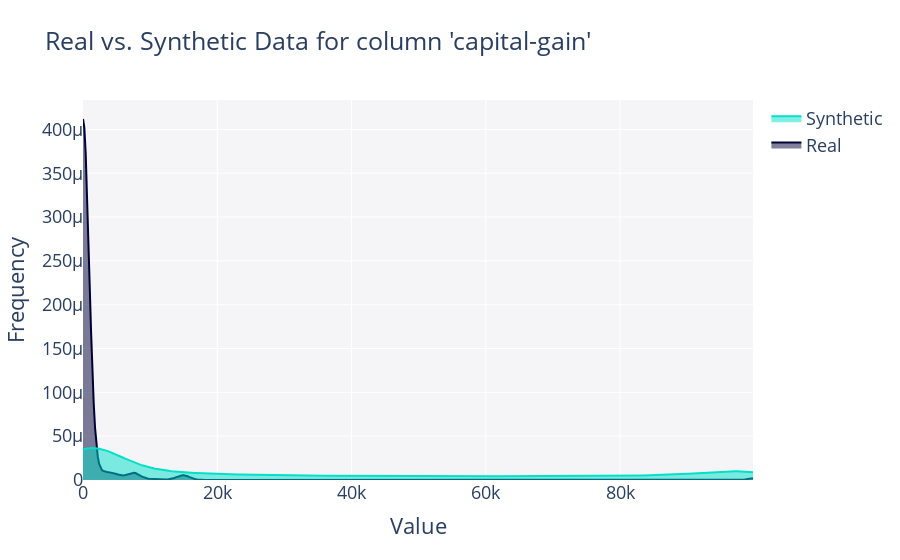

Source (notebook cell):
### Code cell
get_column_plot(
    real_data=df_train,
    synthetic_data=synthetic_data_gc,
    column_name='capital-gain',
    plot_type='distplot'
).show(renderer="vscode")

### Figure 1 — Plotly figure (JSON) as saved in the notebook; plotly's stock layout.template omitted (floating-point values rounded to 4 significant figures; data arrays with more than 128 entries replaced by an {"elided": "..."} marker saying what was removed)
{"data": [{"fill": "tozeroy", "hovertemplate": "<b>Real</b><br>Frequency: %{y}<extra></extra>", "legendgroup": "Real", "marker": {"color": "#000036"}, "mode": "lines", "name": "Real", "showlegend": true, "type": "scatter", "x": {"elided": "500 float values"}, "xaxis": "x", "y": {"elided": "500 float values"}, "yaxis": "y"}, {"fill": "tozeroy", "hovertemplate": "<b>Synthetic</b><br>Frequency: %{y}<extra></extra>", "legendgroup": "Synthetic", "marker": {"color": "#01E0C9"}, "mode": "lines", "name": "Synthetic", "showlegend": true, "type": "scatter", "x": {"elided": "500 float values"}, "xaxis": "x", "y": {"elided": "500 float values"}, "yaxis": "y"}], "layout": {"barmode": "overlay", "font": {"size": 18}, "hovermode": "closest", "legend": {"traceorder": "reversed"}, "plot_bgcolor": "#F5F5F8", "title": {"text": "Real vs. Synthetic Data for column 'capital-gain'"}, "xaxis": {"anchor": "y2", "domain": [0, 1], "title": {"text": "Value"}, "zeroline": false}, "yaxis": {"anchor": "free", "domain": [0, 1], "position": 0, "title": {"text": "Frequency"}}}}
